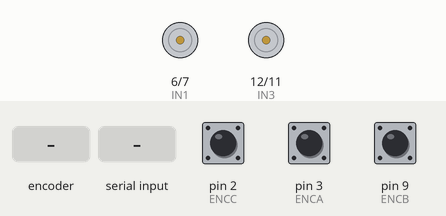
Simulated run of this sketch. Board: Arduino Uno, built with avr-gcc and run on an emulated ATmega328P. Shown: motor-driver pin pairs drawn as motors (green arrow = first pin HIGH = forward, orange = second pin HIGH = backward, longer = more drive, scaled by the enable pin). The test bench sets the inputs (shaded band); at power-on: pin 2 (ENCC) HIGH, pin 3 (ENCA) HIGH, pin 9 (ENCB) HIGH.

Above: at 1.2 s.
1.3 s: rotary encoder on pin 3 (ENCA) / pin 9 (ENCB) turned 3 steps (first pin leading)
At 1.65 s:
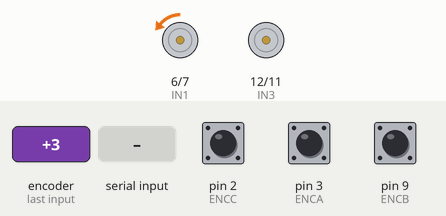
3.4 s: "A90\n" received over Serial
At 3.9 s:
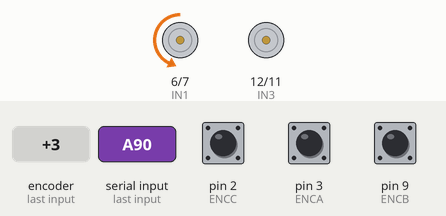
4.9 s: "A,45\n" received over Serial
6.4 s: "B90\n" received over Serial
At 7.4 s:
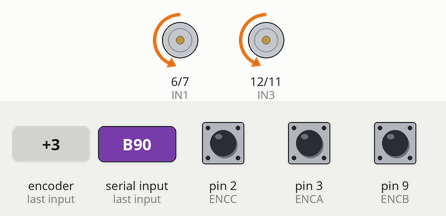
7.9 s: rotary encoder on pin 3 (ENCA) / pin 9 (ENCB) turned 1 step (first pin leading)
At 9.0 s:
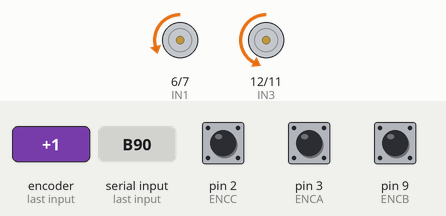
9.6 s: "B,45\n" received over Serial
Timing chart, 0 to 12.1 s (numbered marks = the images above; inputs shaded):
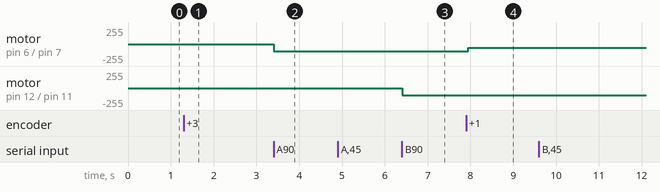

Measured:
- after the input at 1.3 s, motor on pin 6 (IN1) / pin 7 (IN2): stopped → backward 1/255 after 0.05 s, → backward 2/255 0.20 s later, → backward 3/255 0.20 s later
- after the input at 3.4 s, motor on pin 6 (IN1) / pin 7 (IN2): backward 3/255 → backward 111/255 at once
- after the input at 6.4 s, motor on pin 12 (IN3) / pin 11 (IN4): stopped → backward 108/255 at once
- after the input at 7.9 s, motor on pin 6 (IN1) / pin 7 (IN2): backward 111/255 → backward 58/255 after 0.05 s

The sketch:

dual_motor_control_via_serial.ino
```cpp
#include <util/atomic.h> // For the ATOMIC_BLOCK macro

//Motor A
#define ENCA 3 // YELLOW from encoder (interrupt pin)
#define ENCB 9 // WHITE from encoder for monitoring encoder level
#define PWM_A 5
#define IN2 7
#define IN1 6

//Motor B
#define ENCC 2 // YELLOW from encoder (interrupt pin)
#define ENCD 8 // WHITE from encoder, for monitoring encoder level
#define PWM_B 10
#define IN4 11
#define IN3 12

//Motor A
volatile int posi_A = 0; // specify posi_A as volatile: https://www.arduino.cc/reference/en/language/variables/variable-scope-qualifiers/volatile/
volatile int desiredPositionA;
long prevT_A = 0;
float eprev_A = 0;
float eintegral_A = 0;

//Motor B
volatile int posi_B = 0; // specify posi_B as volatile: https://www.arduino.cc/reference/en/language/variables/variable-scope-qualifiers/volatile/
volatile int desiredPositionB;
long prevT_B = 0;
float eprev_B = 0;
float eintegral_B = 0;

////////////////////////////////////////////////////////////////////////////////////////////

//Runs Once
void setup() {
  Serial.begin(9600);
  //Motor 1
  pinMode(ENCA,INPUT);
  pinMode(ENCB,INPUT);
  attachInterrupt(digitalPinToInterrupt(ENCA),readEncoderA_A,RISING);
  pinMode(PWM_A,OUTPUT);
  pinMode(IN1,OUTPUT);
  pinMode(IN2,OUTPUT);

  //Motor 2
  pinMode(ENCC,INPUT);
  pinMode(ENCD,INPUT);
  attachInterrupt(digitalPinToInterrupt(ENCC),readEncoderC_B,RISING);
  pinMode(PWM_B,OUTPUT);
  pinMode(IN3,OUTPUT);
  pinMode(IN4,OUTPUT);

}

/////////////////////////////////////////////////////////////////////////////////////////

//Runs continuously
void loop() {

// Communication with Python Via serial line
  if (Serial.available()) {
    char motor = Serial.read(); // Read which motor to move (expect 'A' or 'B')
    if(motor == 'A') {
      desiredPositionA = Serial.parseInt(); // Read desired position for motor A
    }
    else if(motor == 'B') {
      desiredPositionB = Serial.parseInt(); // Read desired position for motor B
    }
  }

  //MOTOR A
  int pos_A = 0;
  int target_A = desiredPositionA; // MOTOR 1 target positon
  long currT_A = micros(); // time instance
  float deltaT_A = ((float) (currT_A - prevT_A))/( 1.0e6 ); // time step
  prevT_A = currT_A;

  //MOTOR B
  int pos_B = 0;
  int target_B = desiredPositionB; // MOTOR 2 target postion
  long currT_B = micros();
  float deltaT_B = ((float) (currT_B - prevT_B))/( 1.0e6 ); // time step
  prevT_B = currT_B;

  // PID constants (MOTOR A)
  float kp_A = 1.2;
  float kd_A = 0.11;
  float ki_A = 0;

  // PID constants (MOTOR B)
  float kp_B = 1.2;
  float kd_B = 0.1;
  float ki_B = 0;

  ATOMIC_BLOCK(ATOMIC_RESTORESTATE) {
    pos_A = posi_A,
    pos_B = posi_B;
  }

  // MOTOR A FEEDBACK LOOP
  int e_A = pos_A - target_A; // error 1
  float de_Adt = (e_A-eprev_A)/(deltaT_A); // derivative 1
  float e_Aintegral = eintegral_A + e_A*deltaT_A; // integral 1
  float u_A = kp_A*e_A + kd_A*de_Adt + ki_A*e_Aintegral; // control loop 1

  // MOTOR A Power
  float pwr_A = fabs(u_A);
  if( pwr_A > 255 ){
    pwr_A = 255;
  }

  // MOTOR A Direction
  int dir_A = 1;
  if(u_A<0){
    dir_A = -1;
  }

  // Drive MOTOR A
  setMotor(dir_A,pwr_A,PWM_A,IN1,IN2);
  eprev_A = e_A; // store previous error

  // MOTOR A POSITION MONITORING
  //Serial.print(target_A);
  //Serial.print(" ");
  //Serial.print(pos);
  //Serial.print("motor_A");
  //Serial.println();

  // MOTOR B FEEDBACK LOOP
  int e_B = pos_B - target_B; // error 2
  float de_Bdt = (e_B-eprev_B)/(deltaT_B); // derivative 2
  float e_Bintegral = e_Bintegral + e_B*deltaT_B; // integral 2
  float u_B = kp_B*e_B + kd_B*de_Bdt + ki_B*e_Bintegral; // control loop signal 2

  // MOTOR B Power
  float pwr_B = fabs(u_B);
  if( pwr_B > 255 ){
    pwr_B = 255;
  }
  // MOTOR B Drection
  int dir_B = 1;
  if(u_B<0){
    dir_B = -1;
  }
  // MOTOR B Drive
  setMotor(dir_B,pwr_B,PWM_B,IN3,IN4);
  eprev_B = e_B;// store previous error

  //MOTOR B POSITION MONITORING/ debugging
  //Serial.print(target_B);
  //Serial.print(" ");
  //Serial.print(pos2);
  //Serial.print(e2);
  //Serial.print("motor_B");
  //Serial.println();
}

///////////////////////////////////////////////////////////////////////////////

// Motor Drive function
void setMotor(int direction, int pwmValue, int pwmPIN, int inAPIN, int inBPIN){
  analogWrite(pwmPIN,pwmValue);
  if(direction == 1){
    digitalWrite(inAPIN,HIGH);
    digitalWrite(inBPIN,LOW);
  }
  else if(direction == -1){
    digitalWrite(inAPIN,LOW);
    digitalWrite(inBPIN,HIGH);
  }
  else{
    digitalWrite(inAPIN,LOW);
    digitalWrite(inBPIN,LOW);
  }
}

//Motor 1 (interupt triggered on rising encoder A form Motor A)
void readEncoderA_A(){
  int b = digitalRead(ENCB);
  if(b > 0){
    posi_A++;
  }
  else{
    posi_A--;
  }
}
//Motor 2 (interupt triggered on rising encoder C from Motor B)
void readEncoderC_B(){
  int d = digitalRead(ENCD);
  if(d > 0){
    posi_B++;
  }
  else{
    posi_B--;
  }
}
```
